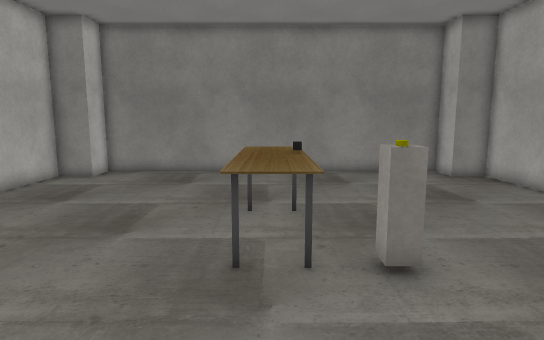
view 1 (above)

12 first-person views from a walk through a scene from a Unity 3-D project. The camera is 1.3 m above the floor, tilts 8° down and sees 75° across. The floor is counted in squares, 0.5 m on a side. Each view is taken from the middle of a square. On the plan, view 1 faces up. The plan holds only what a view shows up to about 20 squares ahead; the rest is blank. Some surface patterns are stand-ins.

view 2
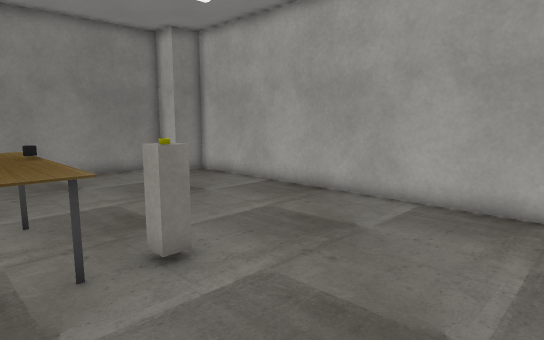

view 3
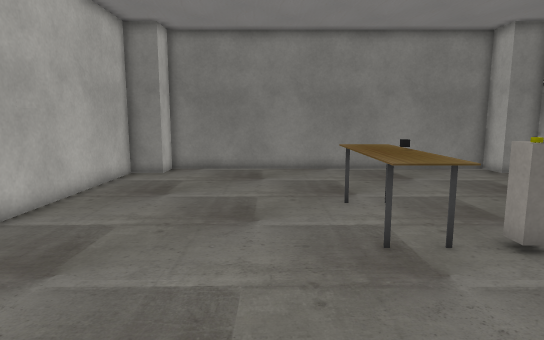

view 4
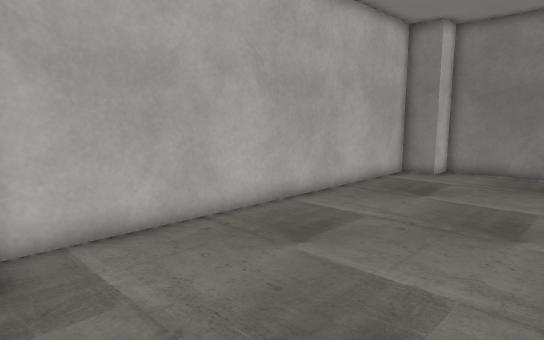

view 5
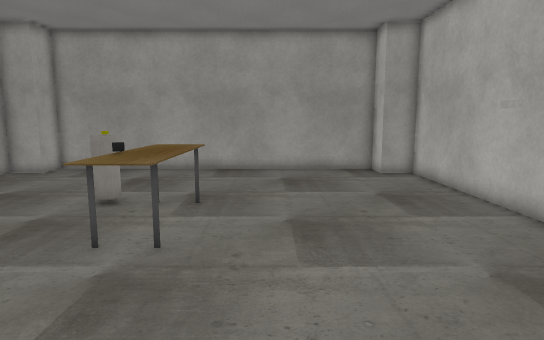

view 6
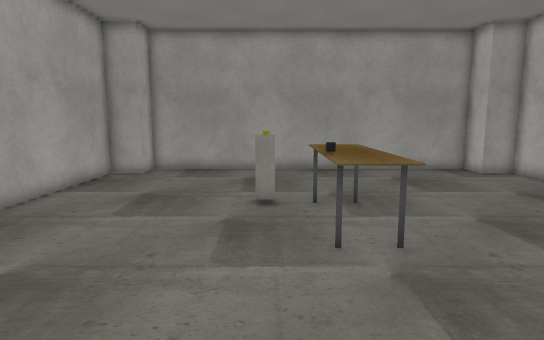

view 7
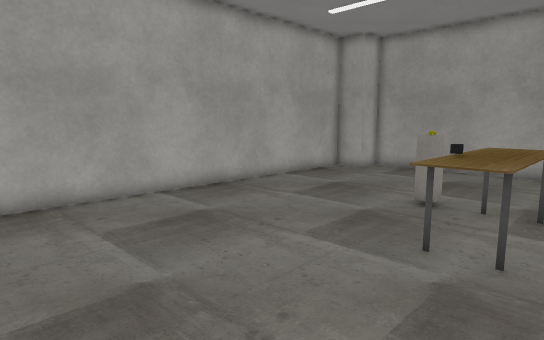

view 8
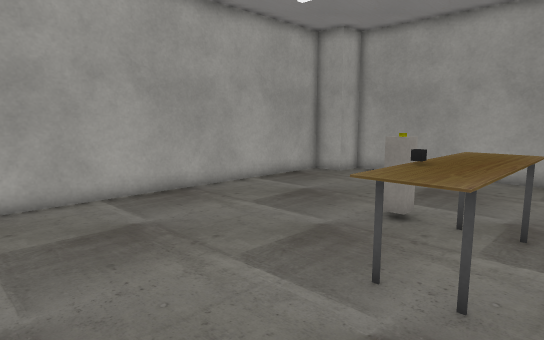

view 9
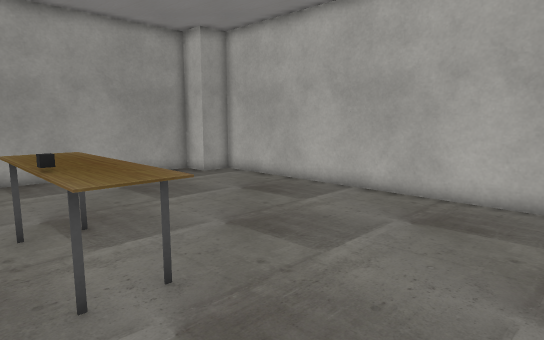

view 10
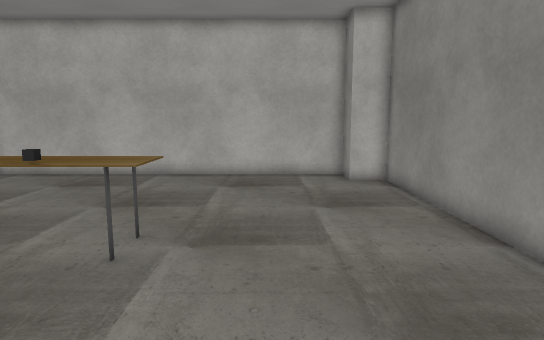

view 11
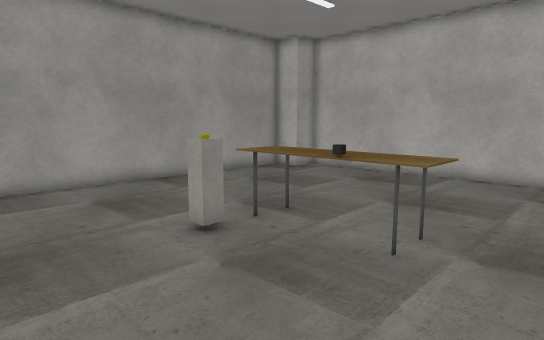

view 12
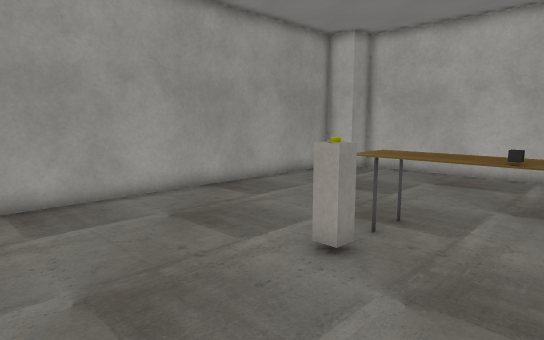

### Floor plan
Points are (right, up) in squares from view 1. A wall is a line through its corners. A room is listed if a view was taken in it or the views show most of it. See-through windows are left out.
Room 1 (views 1, 2, 3, 4, 5, 6, 7, 8, 9, 10, 11, 12)
walls: (-9, 8.5) (-9, 7.5); (-8.4, -0.4) (-8.4, -2) (8.4, -2) (8.4, -0.4) (10, -0.4) (10, 16.4) (8.4, 16.4) (8.4, 18) (-8.4, 18) (-8.4, 16.4) (-10, 16.4) (-10, -0.4) (-8.4, -0.4)
objects: table (-1, 5) to (1, 11); other object (2, 6)

Where each view was taken, in squares from view 1:
view 1: 0 up, 0 right, facing up
view 2: 0 up, 1 left, facing up-right
view 3: 1 down, 3 left, facing up
view 4: 1 down, 2 left, facing up-left
view 5: 17 up, 3 left, facing down
view 6: 17 up, 2 right, facing down
view 7: 17 up, 2 left, facing down-right
view 8: 15 up, 2 left, facing down-right
view 9: 15 up, 2 right, facing down-left
view 10: 13 up, 7 right, facing left
view 11: 13 up, 7 right, facing down-left
view 12: 10 up, 8 right, facing down-left
